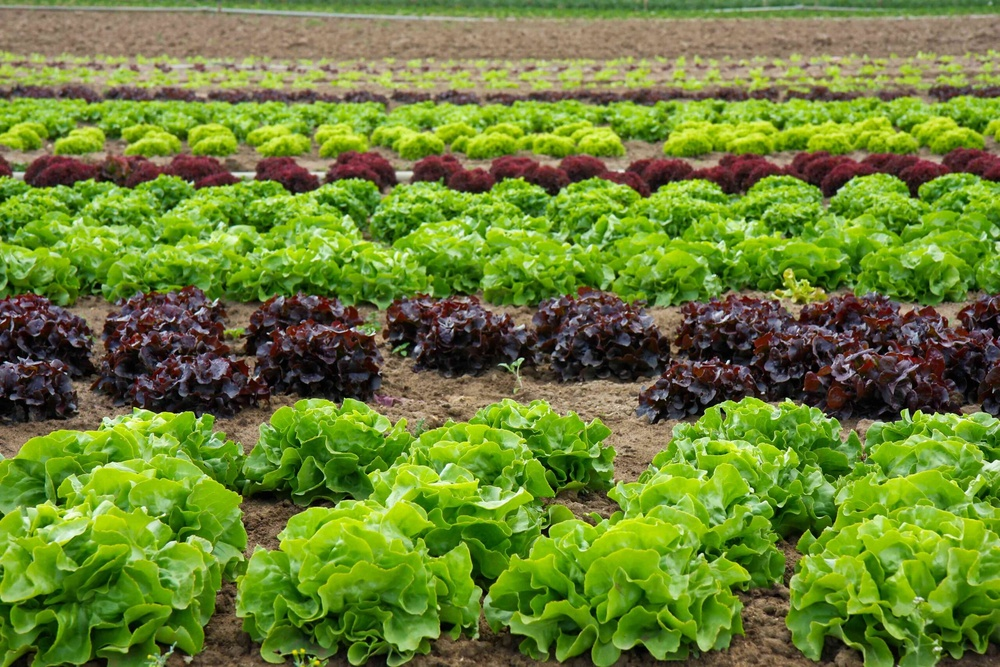
#> input picture Semana 5/PruebaSemana5.jpeg, 1000 x 667 px, shrunk from 2560 x 1707 before the run, found by its file name
$ jupyter execute 'Semana 5.ipynb'
#> lines starting #> are read from the running program, lines starting #| are printed output that depends on the picture
[cell 1]
from google.colab import drive
drive.mount('/content/drive')

[cell 2]
import cv2 as cv
import numpy as np
from sklearn.cluster import KMeans

def kmeans_sklearns(img, clusters):
    image2 = img.reshape((-1, 3))

    kmeans = KMeans(n_clusters=clusters)
    kmeans.fit(image2)

    centroids = kmeans.cluster_centers_
    labels = kmeans.labels_

    segmented_img = centroids[labels].reshape(img.shape)
    return segmented_img

def Opencv(img, clusters):
    img2 = img.reshape((-1, 3)).astype(np.float32)

    c = (cv.TERM_CRITERIA_EPS + cv.TERM_CRITERIA_MAX_ITER, 100, 0.2)
    _, labels, centroids = cv.kmeans(img2, clusters, None, c, 10, cv.KMEANS_RANDOM_CENTERS)

    centroids = np.uint8(centroids)
    segmented_img = centroids[labels.flatten()]
    segmented_img = segmented_img.reshape(img.shape)
    return segmented_img

# Ruta de la imagen
image_path = "/content/drive/MyDrive/Vision por computador/Git/Semana 5/PruebaSemana5.jpeg"

# Cargar la imagen
image = cv.imread(image_path)
#> image is the input picture: shape (667, 1000, 3); mean B, G, R 50.1, 129.8, 107.5

# Comprobar si la imagen se cargó correctamente
if image is None:
    print(f"Error: No se pudo cargar la imagen desde {image_path}")
else:
    # Segmentar la imagen usando scikit-learn y OpenCV
    clusters = 5  # Cambia el número de clusters según tus necesidades

    sk_segmented = kmeans_sklearns(image, clusters)
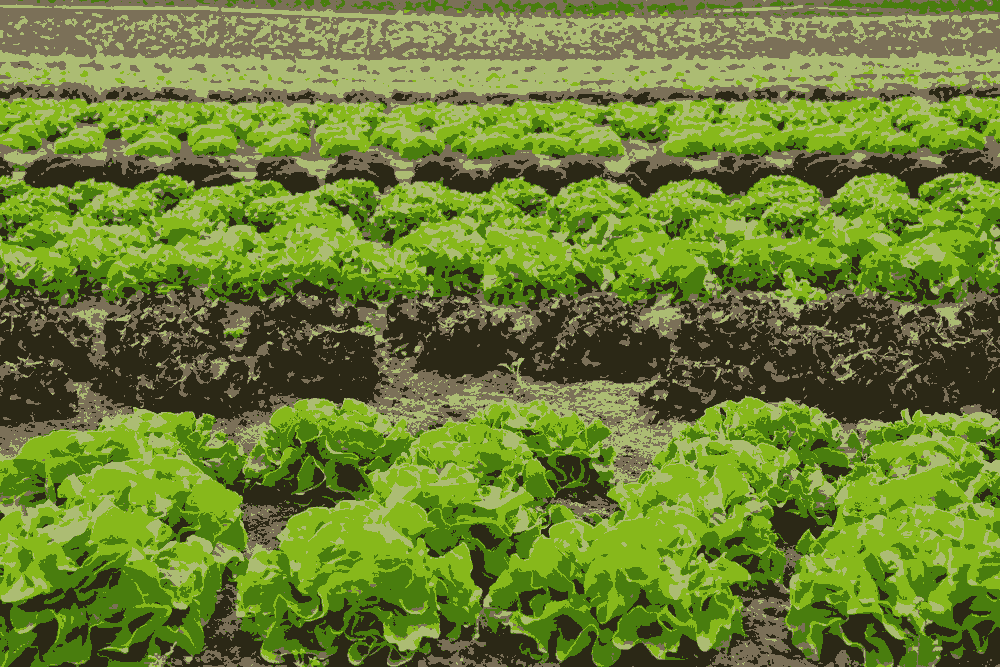
#> sk_segmented: shape (667, 1000, 3) float64; mean B, G, R 50.1, 129.7, 107.4
    ocv_segmented = Opencv(image, clusters)
#> in Opencv, `_, labels, centroids = cv.kmeans(img2, clusters, None, c, 10, cv.KMEAN..`: centroids = [[23.66, 41.7, 45.08], [15.73, 124.8, 74.09], [27.33, 184.2, 135], [114.7, 194.2, 174], [93.42, 118.1, 129.6]]
#> in Opencv, `centroids = np.uint8(centroids)`: centroids = [[23, 41, 45], [15, 124, 74], [27, 184, 134], [114, 194, 173], [93, 118, 129]]

    # Guardar las imágenes segmentadas
    cv.imwrite('/content/drive/MyDrive/Vision por computador/Git/Semana 5/segmentacion_sk.jpg', sk_segmented)
    cv.imwrite('/content/drive/MyDrive/Vision por computador/Git/Semana 5/segmentacion_cv.jpg', ocv_segmented)

    print("Las imágenes segmentadas se han guardado correctamente.")
